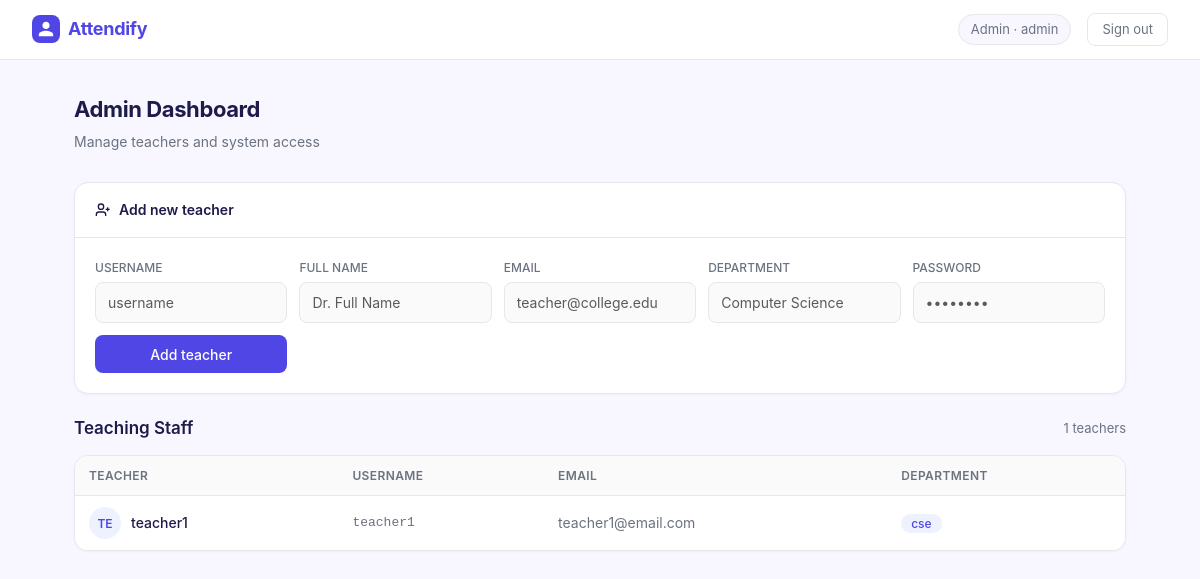
The app's page /admin/dashboard (signed in) with its own data.
### models.py (models this page shows, shortened)
class User(UserMixin, db.Model):
    id = db.Column(db.Integer, primary_key=True)
    username = db.Column(db.String(80), unique=True, nullable=False)
    email = db.Column(db.String(120), unique=True, nullable=False)
    password_hash = db.Column(db.String(200), nullable=False)
    role = db.Column(db.String(20), nullable=False)  # admin, teacher, student
    full_name = db.Column(db.String(100))
    parent_email = db.Column(db.String(120))
    teacher_profile = db.relationship('Teacher', backref='user', uselist=False)
    student_profile = db.relationship('Student', backref='user', uselist=False)

class Teacher(db.Model):
    id = db.Column(db.Integer, primary_key=True)
    user_id = db.Column(db.Integer, db.ForeignKey('user.id'), nullable=False)
    department = db.Column(db.String(100))
    students = db.relationship('Student', backref='teacher', lazy=True)

### admin_routes.py (the view)
@admin_bp.route('/dashboard')
@login_required
def admin_dashboard():
    if current_user.role != 'admin':
        flash('Access denied')
        return redirect(url_for('auth.dashboard'))
    teachers = User.query.filter_by(role='teacher').all()
    return render_template('admin_dashboard.html', teachers=teachers)

### auth.py (called while the page is built)
@login_manager.user_loader
def load_user(user_id):
    return User.query.get(int(user_id))

### templates/admin_dashboard.html
{% extends "base.html" %}
{% block content %}
<div class="page-title">Admin Dashboard</div>
<div class="page-subtitle">Manage teachers and system access</div>
<div class="card mb-4">
    <div class="card-header">
        <svg width="16" height="16" viewBox="0 0 24 24" fill="none" stroke="currentColor" stroke-width="2">
            <path d="M16 21v-2a4 4 0 0 0-4-4H6a4 4 0 0 0-4 4v2" />
            <circle cx="9" cy="7" r="4" />
            <line x1="19" y1="8" x2="19" y2="14" />
            <line x1="22" y1="11" x2="16" y2="11" />
        </svg>
        Add new teacher
    </div>
    <div class="card-body">
        <form method="POST" action="{{ url_for('admin.add_teacher') }}">
            <div
                style="display: grid; grid-template-columns: repeat(auto-fit, minmax(160px, 1fr)); gap: 12px; align-items: end;">
                <div>
                    <label
                        style="font-size: 12px; font-weight: 500; color: var(--text-secondary); margin-bottom: 5px; display: block;">USERNAME</label>
                    <input type="text" name="username" class="form-control" placeholder="username" required>
                </div>
                <div>
                    <label
                        style="font-size: 12px; font-weight: 500; color: var(--text-secondary); margin-bottom: 5px; display: block;">FULL
                        NAME</label>
                    <input type="text" name="full_name" class="form-control" placeholder="Dr. Full Name" required>
                </div>
                <div>
                    <label
                        style="font-size: 12px; font-weight: 500; color: var(--text-secondary); margin-bottom: 5px; display: block;">EMAIL</label>
                    <input type="email" name="email" class="form-control" placeholder="teacher@college.edu" required>
                </div>
                <div>
                    <label
                        style="font-size: 12px; font-weight: 500; color: var(--text-secondary); margin-bottom: 5px; display: block;">DEPARTMENT</label>
                    <input type="text" name="department" class="form-control" placeholder="Computer Science" required>
                </div>
                <div>
                    <label
                        style="font-size: 12px; font-weight: 500; color: var(--text-secondary); margin-bottom: 5px; display: block;">PASSWORD</label>
                    <input type="password" name="password" class="form-control" placeholder="••••••••" required>
                </div>
                <div>
                    <button type="submit" class="btn btn-primary w-100" style="height: 38px;">Add teacher</button>
                </div>
            </div>
        </form>
    </div>
</div>
<div style="display: flex; align-items: center; justify-content: space-between; margin-bottom: 1rem;">
    <h2 style="font-size: 17px; font-weight: 600; margin: 0;">Teaching Staff</h2>
    <span style="font-size: 13px; color: var(--text-secondary);">{{ teachers|length }} teachers</span>
</div>
<div class="card" style="overflow: hidden;">
    <table class="table mb-0">
        <thead>
            <tr>
                <th>Teacher</th>
                <th>Username</th>
                <th>Email</th>
                <th>Department</th>
            </tr>
        </thead>
        <tbody>
            {% for teacher in teachers %}
            <tr>
                <td>
                    <div style="display: flex; align-items: center; gap: 10px;">
                        <div
                            style="width: 32px; height: 32px; border-radius: 50%; background: var(--brand-light); display: flex; align-items: center; justify-content: center; font-size: 12px; font-weight: 600; color: var(--brand); flex-shrink: 0;">
                            {{ teacher.full_name[:2].upper() }}
                        </div>
                        <span style="font-weight: 500;">{{ teacher.full_name }}</span>
                    </div>
                </td>
                <td style="font-family: monospace; font-size: 13px; color: var(--text-secondary);">{{ teacher.username
                    }}</td>
                <td style="color: var(--text-secondary);">{{ teacher.email }}</td>
                <td>
                    <span
                        style="font-size: 12px; background: var(--brand-light); color: var(--brand); padding: 2px 10px; border-radius: 20px; font-weight: 500;">
                        {{ teacher.teacher_profile.department if teacher.teacher_profile else 'N/A' }}
                    </span>
                </td>
            </tr>
            {% endfor %}
        </tbody>
    </table>
</div>
{% endblock %}

### templates/base.html (shortened to what this page needs)
<!DOCTYPE html>
<html lang="en">
<head>
    <link href="https://cdn.jsdelivr.net/npm/bootstrap@5.3.0/dist/css/bootstrap.min.css" rel="stylesheet">
</head>
<body>
    <nav class="navbar d-flex align-items-center justify-content-between">
        <a class="navbar-brand" href="#">Attendify</a>
        {% if current_user.is_authenticated %}
        <div class="d-flex align-items-center gap-3">
            <span class="nav-user">{{ current_user.full_name }} &middot; {{ current_user.role }}</span>
            <a href="{{ url_for('auth.logout') }}" class="btn-logout">Sign out</a>
        </div>
        {% endif %}
    </nav>
    <div class="main-container">
        {% block content %}{% endblock %}
    </div>
</body>
</html>

### templates/base.html (style rules this page uses)
:root { --brand: #4F46E5; --brand-light: #EEF2FF; --brand-dark: #3730A3; --surface: #F8F7FF; --card-bg: #FFFFFF; --text-primary: #1E1B4B; --text-secondary: #6B7280; --border: #E5E7EB; --success: #059669; --danger: #DC2626; --warning: #D97706; }
* { box-sizing: border-box; }
body { background: var(--surface); color: var(--text-primary); font-family: 'Inter', system-ui, -apple-system, sans-serif; font-size: 15px; line-height: 1.6; min-height: 100vh; }
.navbar { background: var(--card-bg) !important; border-bottom: 1px solid var(--border); padding: 0 2rem; height: 60px; }
.navbar-brand { font-weight: 700; font-size: 18px; color: var(--brand) !important; letter-spacing: -0.3px; display: flex; align-items: center; gap: 8px; }
.navbar-brand::before { content: ''; display: inline-block; width: 28px; height: 28px; background: var(--brand); border-radius: 8px; background-size: 18px; background-position: center; background-repeat: no-repeat; }
.nav-user { font-size: 13px; color: var(--text-secondary); background: var(--surface); padding: 4px 12px; border-radius: 20px; border: 1px solid var(--border); }
.btn-logout { font-size: 13px; color: var(--text-secondary); background: none; border: 1px solid var(--border); border-radius: 8px; padding: 5px 14px; text-decoration: none; transition: all 0.15s; }
.main-container { max-width: 1100px; margin: 0 auto; padding: 2rem 1.5rem; }
.page-title { font-size: 22px; font-weight: 700; color: var(--text-primary); margin-bottom: 0.25rem; letter-spacing: -0.4px; }
.page-subtitle { font-size: 14px; color: var(--text-secondary); margin-bottom: 1.75rem; }
.card { background: var(--card-bg); border: 1px solid var(--border); border-radius: 14px; box-shadow: 0 1px 3px rgba(0, 0, 0, 0.04); }
.card-header { background: none !important; border-bottom: 1px solid var(--border); padding: 1rem 1.25rem; font-weight: 600; font-size: 14px; color: var(--text-primary); display: flex; align-items: center; gap: 8px; }
.card-body { padding: 1.25rem; }
.form-control, .form-select { border: 1px solid var(--border); border-radius: 8px; font-size: 14px; padding: 9px 12px; color: var(--text-primary); background: #FAFAFA; transition: border-color 0.15s, box-shadow 0.15s; }
.btn { border-radius: 8px; font-size: 14px; font-weight: 500; padding: 8px 18px; transition: all 0.15s; border: none; }
.btn-primary { background: var(--brand); color: #fff; }
.table { font-size: 14px; }
.table th { font-weight: 600; font-size: 12px; text-transform: uppercase; letter-spacing: 0.4px; color: var(--text-secondary); border-bottom: 1px solid var(--border); padding: 10px 14px; background: #FAFAFA; }
.table td { padding: 11px 14px; vertical-align: middle; border-bottom: 1px solid #F3F4F6; color: var(--text-primary); }
.table tr:last-child td { border-bottom: none; }

### records on screen
User: full_name "Admin", role "admin"
User: full_name "TE", full_name "teacher1", username "teacher1", email "teacher1@email.com", teacher_profile "cse"

### other values on screen
{{ teachers|length }} "1"
